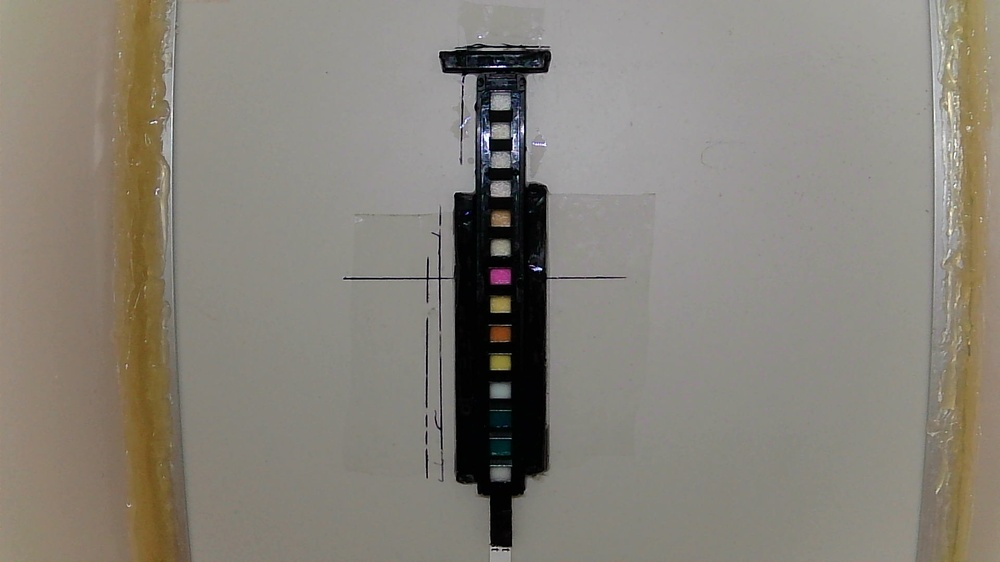
#> input picture example.jpg, 1000 x 562 px, shrunk from 1920 x 1080 before the run
$ python image_calibration.py example.jpg
#> lines starting #> are read from the running program, lines starting #| are printed output that depends on the picture
import cv2
import sys
import numpy as np

args = np.load('/home/pi/sbk_client/cameramtx&distcoef.npz')
#> (reads cameramtx&distcoef.npz from the repository)
mtx, dist = args['arr_0'], args['arr_1']

img = cv2.imread(sys.argv[1])
#> img is the input picture: shape (562, 1000, 3); mean B, G, R 121.1, 130.5, 135.4
h, w = img.shape[:2]
#> h = 562; w = 1000
newcameramtx, roi=cv2.getOptimalNewCameraMatrix(mtx,dist,(w,h),1,(w,h))
#> roi = (20, 53, 977, 504)

# undistort
dst = cv2.undistort(img, mtx, dist, None, newcameramtx)
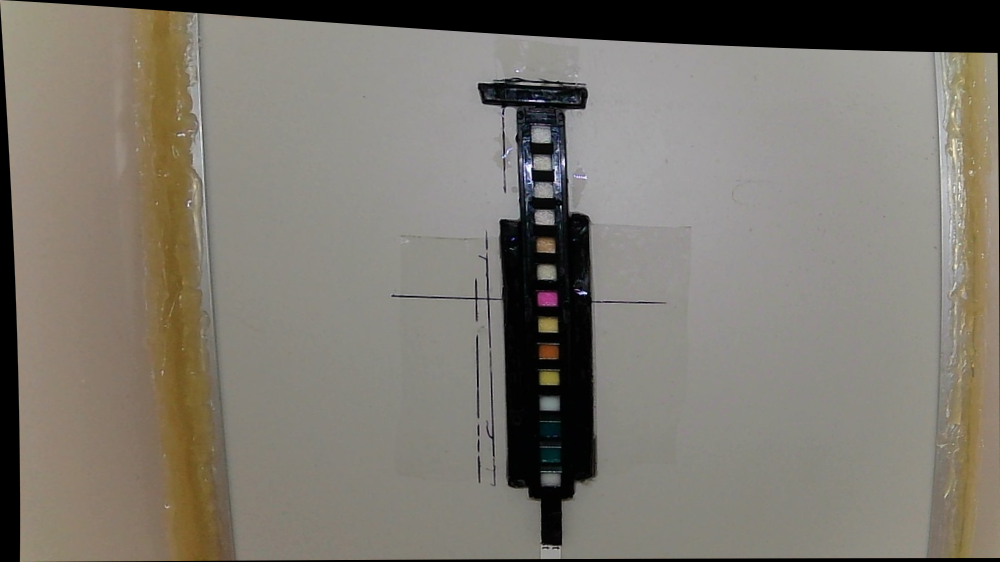
#> dst: shape (562, 1000, 3); mean B, G, R 111.4, 120.5, 125.4

# crop the image
x,y,w,h = roi
#> x = 20; y = 53; w = 977; h = 504
dst = dst[y:y+h, x:x+w]
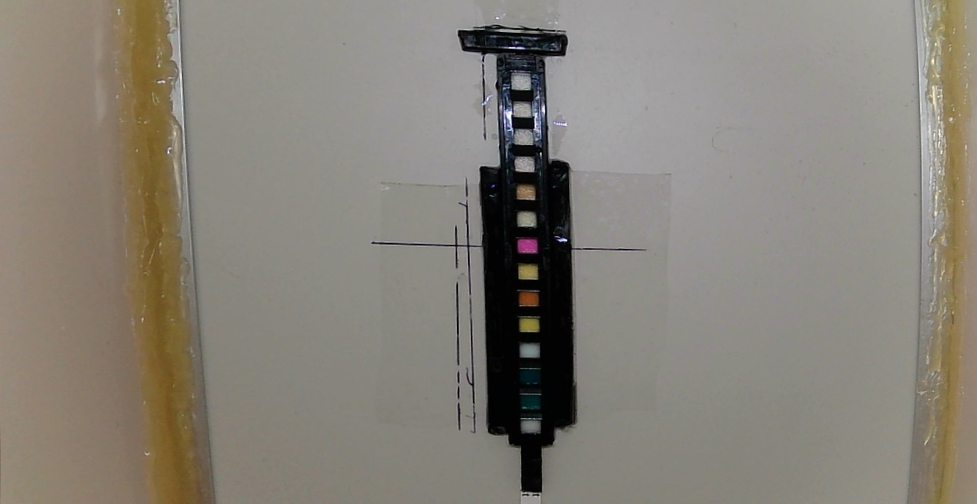
#> dst: shape (504, 977, 3); mean B, G, R 119.9, 129.4, 134.6
cv2.imwrite('calibresult.png',dst)
